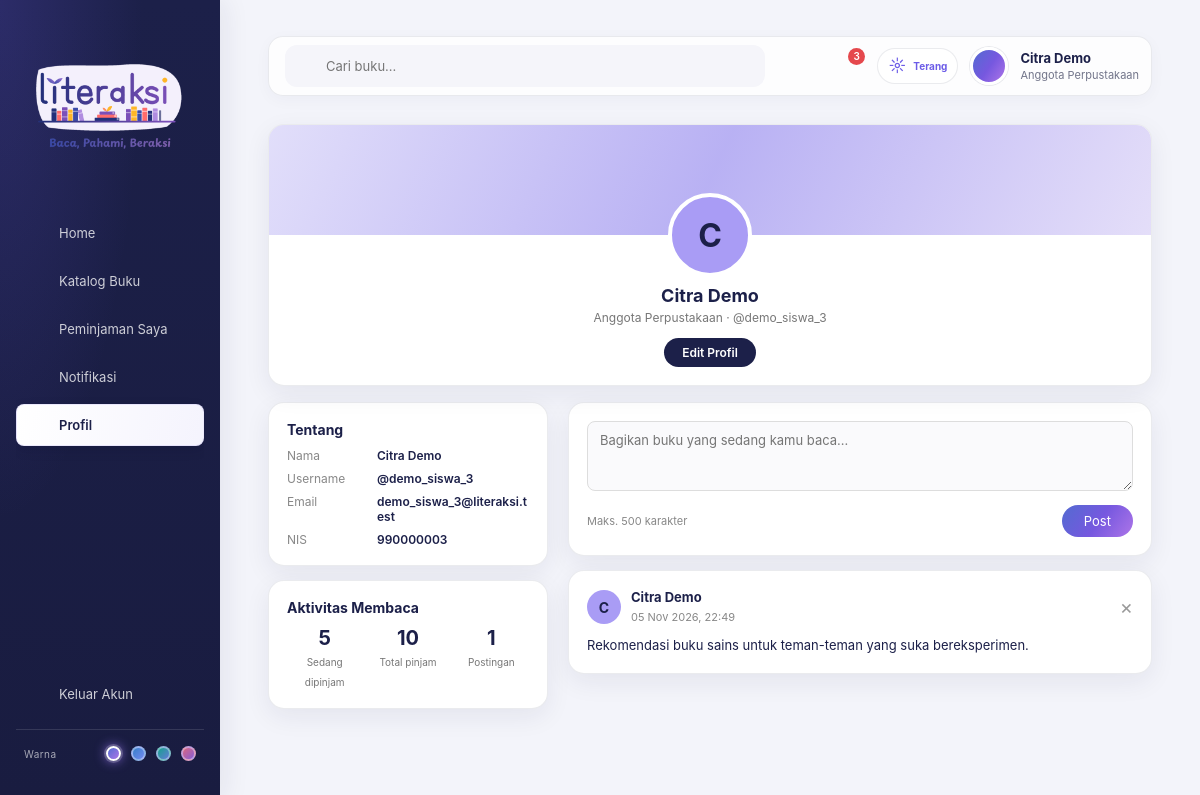
The page /profile.php (signed in) on the database its author committed.
### tables this page shows
CREATE TABLE IF NOT EXISTS `postingan` (
    `id_post` INT NOT NULL AUTO_INCREMENT,
    `NIS` VARCHAR(30) NOT NULL,
    `isi` TEXT NOT NULL,
    `dibuat` TIMESTAMP NOT NULL DEFAULT CURRENT_TIMESTAMP,
    PRIMARY KEY (`id_post`),
    KEY `idx_postingan_nis` (`NIS`),
    CONSTRAINT `fk_postingan_siswa`
        FOREIGN KEY (`NIS`) REFERENCES `siswa` (`NIS`)
        ON UPDATE CASCADE ON DELETE CASCADE
);

### profile.php (the view, shortened to what this page needs)
<?php
require 'config.php';
require 'layout.php';
$user = $_SESSION['literaksi_user'];
$nis  = $user['NIS'];
$pdo->exec('CREATE TABLE IF NOT EXISTS postingan (
    id_post INT AUTO_INCREMENT PRIMARY KEY,
    NIS VARCHAR(30) NOT NULL,
    isi TEXT NOT NULL,
    dibuat TIMESTAMP NOT NULL DEFAULT CURRENT_TIMESTAMP,
    INDEX (NIS)
) CHARACTER SET utf8mb4');
$q = $pdo->prepare('SELECT COUNT(*) FROM detail_peminjaman d
    JOIN peminjaman p ON p.id_peminjaman = d.id_peminjaman
    WHERE p.NIS = ? AND d.tgl_kembali IS NULL');
$q->execute([$nis]);
$dipinjam = (int) $q->fetchColumn();
$q = $pdo->prepare('SELECT COUNT(*) FROM detail_peminjaman d
    JOIN peminjaman p ON p.id_peminjaman = d.id_peminjaman
    WHERE p.NIS = ?');
$q->execute([$nis]);
$total = (int) $q->fetchColumn();
$q = $pdo->prepare('SELECT id_post, isi, dibuat FROM postingan WHERE NIS = ? ORDER BY id_post DESC LIMIT 50');
$q->execute([$nis]);
$posts = $q->fetchAll();
$initial = mb_strtoupper(mb_substr($user['nama'], 0, 1));
?>
<!DOCTYPE html>
<html lang="id">
<head>
    <link rel="stylesheet" href="assets/css/style.css?v=<?= filemtime(__DIR__ . '/assets/css/style.css') ?>">
</head>
<body class="dash-body">
    <main class="main">
        <section class="profile-head">
            <div class="profile-cover"></div>
            <div class="avatar-lg">
                <?php if (!empty($_SESSION['literaksi_user']['foto_profil'])): ?>
                    <img src="profile_photo.php?v=<?= rawurlencode($_SESSION['literaksi_user']['foto_profil']) ?>" alt="Foto profil <?= htmlspecialchars($user['nama']) ?>">
                <?php else: ?>
                    <?= htmlspecialchars($initial) ?>
                <?php endif; ?>
            </div>
            <h2><?= htmlspecialchars($user['nama']) ?></h2>
            <small>Anggota Perpustakaan &middot; @<?= htmlspecialchars($user['username']) ?></small>
            <br>
            <a class="btn-edit" href="edit_profile.php">Edit Profil</a>
        </section>
        <div class="profile-grid">
            <aside class="profile-side">
                <div class="card">
                    <h4>Tentang</h4>
                    <dl class="info">
                        <dt>Nama</dt>     <dd><?= htmlspecialchars($user['nama']) ?></dd>
                        <dt>Username</dt> <dd>@<?= htmlspecialchars($user['username']) ?></dd>
                        <dt>Email</dt>    <dd><?= htmlspecialchars($user['email']) ?></dd>
                        <dt>NIS</dt>      <dd><?= htmlspecialchars((string) $nis) ?></dd>
                    </dl>
                </div>
                <div class="card">
                    <h4>Aktivitas Membaca</h4>
                    <div class="mini-stats">
                        <div><strong><?= $dipinjam ?></strong><span>Sedang dipinjam</span></div>
                        <div><strong><?= $total ?></strong><span>Total pinjam</span></div>
                        <div><strong><?= count($posts) ?></strong><span>Postingan</span></div>
                    </div>
                </div>
            </aside>
            <section class="profile-feed">
                <form method="post" action="profile.php" class="card composer">
                    <textarea name="isi" rows="3" maxlength="500"
                              placeholder="Bagikan buku yang sedang kamu baca..."></textarea>
                    <div class="composer-foot">
                        <small>Maks. 500 karakter</small>
                        <button type="submit">Post</button>
                    </div>
                </form>
                <?php foreach ($posts as $p): ?>
                    <article class="card post">
                        <div class="post-head">
                            <div class="avatar-sm">
                                <?php if (!empty($_SESSION['literaksi_user']['foto_profil'])): ?>
                                    <img src="profile_photo.php?v=<?= rawurlencode($_SESSION['literaksi_user']['foto_profil']) ?>" alt="">
                                <?php else: ?>
                                    <?= htmlspecialchars($initial) ?>
                                <?php endif; ?>
                            </div>
                            <div>
                                <strong><?= htmlspecialchars($user['nama']) ?></strong>
                                <small><?= date('d M Y, H:i', strtotime($p['dibuat'])) ?></small>
                            </div>
                            <form method="post" action="profile.php" class="post-del"
                                  onsubmit="return confirm('Hapus postingan ini?');">
                                <button type="submit" title="Hapus" aria-label="Hapus postingan">&times;</button>
                            </form>
                        </div>
                        <p><?= nl2br(htmlspecialchars($p['isi'])) ?></p>
                    </article>
                <?php endforeach; ?>
            </section>
        </div>
    </main>
</body>
</html>

### assets/css/style.css (style rules this page uses)
* { box-sizing: border-box; margin: 0; padding: 0; }
:root { --navy: #1c2049; --purple: #6c5ce7; --lilac: #a99cf5; --btn: #6b7ac9; --link: #1da1f2; }
body { font-family: "Poppins", "Inter", Arial, sans-serif; }
.dash-body { display: flex; min-height: 100vh; background: #f4f5fa; color: var(--navy); }
.main { flex: 1; padding: 20px 28px; min-width: 0; }
.card { background: #fff; border-radius: 10px; padding: 16px; box-shadow: 0 1px 4px rgba(0,0,0,.08); margin-bottom: 14px; }
.card h4 { font-size: 14px; margin-bottom: 10px; }
.profile-head { position: relative; background: #fff; border-radius: 10px; text-align: center; padding: 0 16px 18px; overflow: hidden; box-shadow: 0 1px 4px rgba(0,0,0,.08); }
.profile-cover { height: 110px; margin: 0 -16px; background: linear-gradient(120deg, #cfd0e8, #e4def9); }
.avatar-lg { width: 84px; height: 84px; border-radius: 50%; margin: -42px auto 8px; position: relative; background: var(--lilac); color: var(--navy); border: 4px solid #fff; display: grid; place-items: center; font-size: 32px; font-weight: 700; }
.profile-head h2 { font-size: 18px; }
.profile-head small { font-size: 12px; color: #777; }
.profile-grid { display: grid; grid-template-columns: 280px 1fr; gap: 16px; margin-top: 16px; align-items: start; }
.info { display: grid; grid-template-columns: 80px 1fr; gap: 8px 10px; font-size: 12px; }
.info dt { color: #888; }
.info dd { font-weight: 600; word-break: break-word; }
.mini-stats { display: grid; grid-template-columns: repeat(3, 1fr); gap: 8px; text-align: center; }
.mini-stats strong { display: block; font-size: 20px; }
.mini-stats span { font-size: 10px; color: #777; }
.composer textarea { width: 100%; resize: vertical; border: 1px solid #ddd; border-radius: 8px; padding: 10px 12px; font: inherit; font-size: 13px; background: #fafafc; }
.composer-foot { display: flex; justify-content: space-between; align-items: center; margin-top: 10px; }
.composer-foot small { color: #888; font-size: 11px; }
.composer-foot button { border: none; background: var(--purple); color: #fff; font-size: 13px; padding: 8px 22px; border-radius: 18px; cursor: pointer; }
.post-head { display: flex; align-items: center; gap: 10px; margin-bottom: 10px; }
.post-head strong { display: block; font-size: 13px; }
.post-head small { font-size: 11px; color: #888; }
.avatar-sm { width: 34px; height: 34px; border-radius: 50%; background: var(--lilac); color: var(--navy); display: grid; place-items: center; font-weight: 700; font-size: 14px; }
.post p { font-size: 13px; line-height: 1.55; }
.post-del { margin-left: auto; }
.post-del button { border: none; background: none; font-size: 20px; color: #999; cursor: pointer; line-height: 1; }
.btn-edit { display: inline-block; margin-top: 12px; font-size: 12px; font-weight: 600; padding: 7px 18px; border-radius: 18px; text-decoration: none; background: var(--navy); color: #fff; }
:root { color-scheme: light; --page: #f3f4fa; --surface: #fff; --ink-muted: #72758a; --line: rgba(28, 32, 73, .09); --shadow-soft: 0 8px 26px rgba(28, 32, 73, .07); --shadow-raised: 0 16px 38px rgba(28, 32, 73, .12); --radius-card: 16px; --radius-control: 10px; }
html { min-height: 100%; scroll-behavior: smooth; }
body { color: var(--navy); text-rendering: optimizeLegibility; -webkit-font-smoothing: antialiased; }
button, input, select, textarea { font: inherit; }
button, a { -webkit-tap-highlight-color: transparent; }
.dash-body { background: var(--page); }
.main { padding: clamp(20px, 3vw, 38px) clamp(20px, 4vw, 52px); }
.stat-card, .book-card, .notif, .card, .profile-head, .table-wrap { border: 1px solid var(--line); border-radius: var(--radius-card); background: var(--surface); box-shadow: var(--shadow-soft); }
.notif, .card { padding: 18px; }
.profile-head, .table-wrap { overflow: hidden; }
.profile-grid { gap: 20px; }
.profile-head, .card { box-shadow: var(--shadow-soft); }
html { --accent-rgb: 108, 92, 231; --accent-gradient: linear-gradient(125deg, #536bd1 0%, #7658df 52%, #ad75e8 100%); }
.btn-primary, .composer-foot button, .form-actions button, .guest-actions .guest-register { background: var(--accent-gradient); }
.profile-cover { background: linear-gradient(115deg, rgba(var(--accent-rgb),.2), rgba(var(--accent-rgb),.48), #e4def9); }
.avatar-sm { position: relative; overflow: hidden; }

### rows shown on the page
postingan: dibuat "05 Nov 2026, 22:49", isi "Rekomendasi buku sains untuk teman-teman yang suka bereksperimen."

### other values the page prints
$label "Home"
$label "Katalog Buku"
$label "Peminjaman Saya"
$label "Notifikasi"
$label "Profil"
$badge "3"
$user['nama'] "Citra Demo"
$initial "C"
$user['username'] "demo_siswa_3"
$user['email'] "demo_siswa_3@literaksi.test"
$nis "990000003"
$dipinjam "5"
$total "10"
count($posts) "1"
